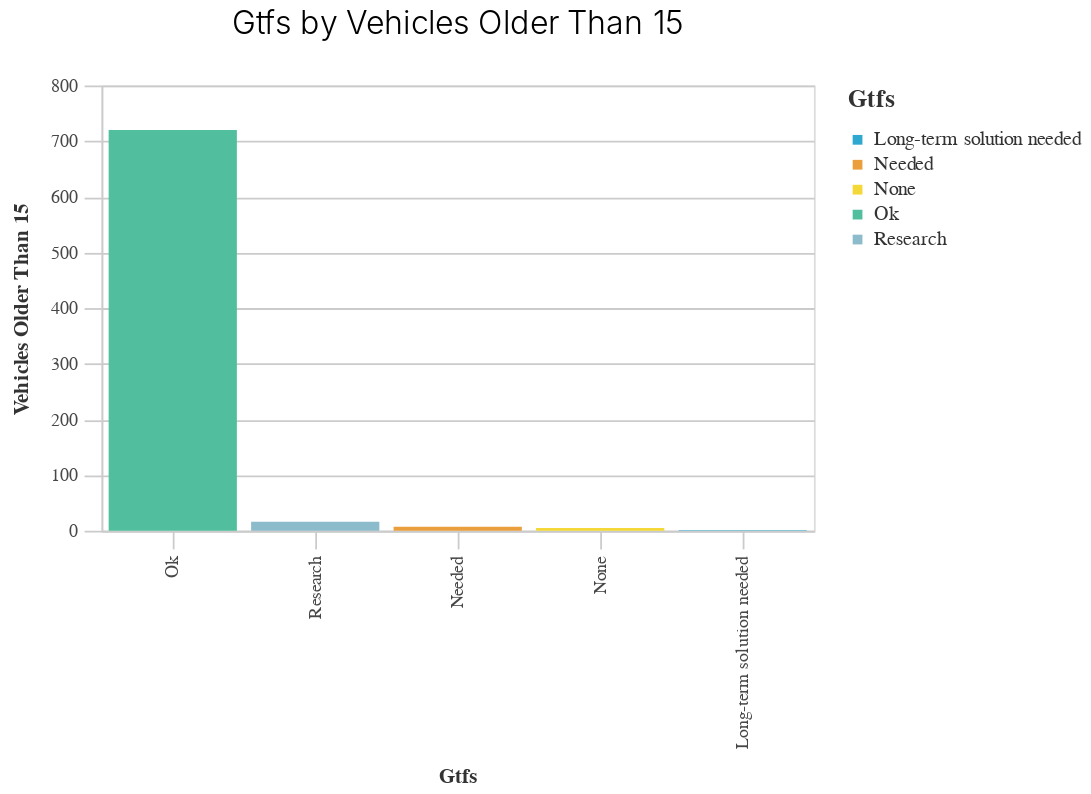

Notebook code for this chart:
### Markdown cell above
### Looking at vehicles 15+ by GTFS
![pic](./chart_outputs/bar_GTFS_by_vehicles_older_than_15.png)

### Code cell
_utils.basic_bar_chart(vehicles_gtfs,'GTFS','vehicles_older_than_15', 'GTFS')

### Figure 1 — Vega-Lite specification as saved in the notebook (floating-point values rounded to 4 significant figures)
{"config": {"view": {"continuousWidth": 400, "continuousHeight": 300}, "axis": {"domainColor": "#cbcbcb", "grid": true, "gridColor": "#cbcbcb", "gridWidth": 1, "labelColor": "#474747", "labelFont": "Nunito Sans", "labelFontSize": 10, "labelPadding": 4, "tickColor": "#cbcbcb", "tickSize": 10, "titleColor": "#333", "titleFont": "Raleway", "titleFontSize": 12, "titlePadding": 10}, "axisBand": {"grid": false}, "background": "white", "font": "Raleway", "header": {"labelFont": "Nunito Sans", "titleFont": "Raleway"}, "legend": {"labelColor": "#333", "labelFont": "Nunito Sans", "labelFontSize": 11, "labelLimit": 0, "padding": 1, "symbolSize": 30, "symbolType": "square", "titleColor": "#333", "titleFont": "Raleway", "titleFontSize": 14, "titlePadding": 10}, "title": {"anchor": "middle", "font": "Raleway", "fontSize": 18, "fontWeight": 300, "offset": 20}}, "data": {"name": "data-b9b3aaee253b609d634bef356d304f5e"}, "mark": "bar", "encoding": {"color": {"field": "GTFS", "legend": {"title": "Gtfs"}, "scale": {"range": ["#2EA8CE", "#EB9F3C", "#F4D837", "#51BF9D", "#8CBCCB", "#9487C0"]}, "type": "nominal"}, "x": {"field": "GTFS", "sort": "-y", "title": "Gtfs", "type": "nominal"}, "y": {"field": "vehicles_older_than_15", "title": "Vehicles Older Than 15", "type": "quantitative"}}, "height": 250, "title": "Gtfs by Vehicles Older Than 15", "width": 400, "$schema": "https://vega.github.io/schema/vega-lite/v4.17.0.json", "datasets": {"data-b9b3aaee253b609d634bef356d304f5e": [{"GTFS": "Long-term solution needed", "vehicles_older_than_9": 7.0, "vehicles_older_than_15": 1.0, "vehicles_0_to_9": 24.0, "vehicles_percent_older_than_9": 0.3435, "vehicles_percent_older_than_15": 0.1335, "vehicles_percent_0_to_9": 0.4841}, {"GTFS": "Needed", "vehicles_older_than_9": 34.0, "vehicles_older_than_15": 7.0, "vehicles_0_to_9": 122.0, "vehicles_percent_older_than_9": 1.668, "vehicles_percent_older_than_15": 0.9346, "vehicles_percent_0_to_9": 2.461}, {"GTFS": "None", "vehicles_older_than_9": 51.0, "vehicles_older_than_15": 5.0, "vehicles_0_to_9": 191.0, "vehicles_percent_older_than_9": 2.502, "vehicles_percent_older_than_15": 0.6676, "vehicles_percent_0_to_9": 3.852}, {"GTFS": "Ok", "vehicles_older_than_9": 1901.0, "vehicles_older_than_15": 720.0, "vehicles_0_to_9": 4470.0, "vehicles_percent_older_than_9": 93.28, "vehicles_percent_older_than_15": 96.13, "vehicles_percent_0_to_9": 90.16}, {"GTFS": "Research", "vehicles_older_than_9": 45.0, "vehicles_older_than_15": 16.0, "vehicles_0_to_9": 151.0, "vehicles_percent_older_than_9": 2.208, "vehicles_percent_older_than_15": 2.136, "vehicles_percent_0_to_9": 3.046}]}}
